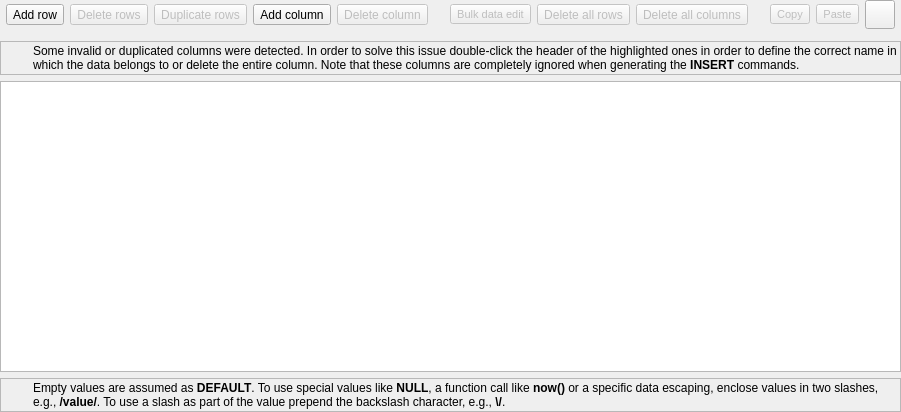
<?xml version="1.0" encoding="UTF-8"?>
<ui version="4.0">
 <class>TableDataWidget</class>
 <widget class="QWidget" name="TableDataWidget">
  <property name="geometry">
   <rect>
    <x>0</x>
    <y>0</y>
    <width>658</width>
    <height>412</height>
   </rect>
  </property>
  <property name="windowTitle">
   <string>Edit table data</string>
  </property>
  <layout class="QGridLayout" name="tabledata_grid">
   <property name="leftMargin">
    <number>0</number>
   </property>
   <property name="topMargin">
    <number>0</number>
   </property>
   <property name="rightMargin">
    <number>0</number>
   </property>
   <property name="bottomMargin">
    <number>0</number>
   </property>
   <item row="3" column="0" colspan="15">
    <widget class="QTableWidget" name="data_tbw">
     <property name="enabled">
      <bool>true</bool>
     </property>
     <property name="sizePolicy">
      <sizepolicy hsizetype="Expanding" vsizetype="Expanding">
       <horstretch>0</horstretch>
       <verstretch>0</verstretch>
      </sizepolicy>
     </property>
     <property name="sizeAdjustPolicy">
      <enum>QAbstractScrollArea::AdjustToContents</enum>
     </property>
     <property name="editTriggers">
      <set>QAbstractItemView::AnyKeyPressed|QAbstractItemView::DoubleClicked</set>
     </property>
     <property name="dragDropMode">
      <enum>QAbstractItemView::NoDragDrop</enum>
     </property>
     <property name="alternatingRowColors">
      <bool>true</bool>
     </property>
     <property name="selectionMode">
      <enum>QAbstractItemView::ExtendedSelection</enum>
     </property>
     <property name="selectionBehavior">
      <enum>QAbstractItemView::SelectItems</enum>
     </property>
     <property name="horizontalScrollMode">
      <enum>QAbstractItemView::ScrollPerPixel</enum>
     </property>
     <property name="sortingEnabled">
      <bool>false</bool>
     </property>
     <property name="rowCount">
      <number>0</number>
     </property>
     <property name="columnCount">
      <number>0</number>
     </property>
     <attribute name="horizontalHeaderCascadingSectionResizes">
      <bool>true</bool>
     </attribute>
     <attribute name="horizontalHeaderMinimumSectionSize">
      <number>25</number>
     </attribute>
     <attribute name="horizontalHeaderShowSortIndicator" stdset="0">
      <bool>false</bool>
     </attribute>
     <attribute name="horizontalHeaderStretchLastSection">
      <bool>true</bool>
     </attribute>
     <attribute name="verticalHeaderCascadingSectionResizes">
      <bool>false</bool>
     </attribute>
     <attribute name="verticalHeaderDefaultSectionSize">
      <number>25</number>
     </attribute>
     <attribute name="verticalHeaderMinimumSectionSize">
      <number>25</number>
     </attribute>
    </widget>
   </item>
   <item row="0" column="11">
    <widget class="QToolButton" name="copy_tb">
     <property name="enabled">
      <bool>false</bool>
     </property>
     <property name="minimumSize">
      <size>
       <width>0</width>
       <height>0</height>
      </size>
     </property>
     <property name="font">
      <font>
       <pointsize>8</pointsize>
      </font>
     </property>
     <property name="toolTip">
      <string>Copy items on the grid</string>
     </property>
     <property name="text">
      <string>Copy</string>
     </property>
     <property name="icon">
      <iconset resource="../res/resources.qrc">
       <normaloff>:/icons/icons/copy.png</normaloff>:/icons/icons/copy.png</iconset>
     </property>
     <property name="iconSize">
      <size>
       <width>22</width>
       <height>22</height>
      </size>
     </property>
     <property name="popupMode">
      <enum>QToolButton::InstantPopup</enum>
     </property>
     <property name="toolButtonStyle">
      <enum>Qt::ToolButtonIconOnly</enum>
     </property>
    </widget>
   </item>
   <item row="0" column="1">
    <widget class="QToolButton" name="add_row_tb">
     <property name="enabled">
      <bool>true</bool>
     </property>
     <property name="minimumSize">
      <size>
       <width>0</width>
       <height>0</height>
      </size>
     </property>
     <property name="toolTip">
      <string>Add empty rows</string>
     </property>
     <property name="text">
      <string>Add row</string>
     </property>
     <property name="icon">
      <iconset resource="../res/resources.qrc">
       <normaloff>:/icons/icons/addrow.png</normaloff>:/icons/icons/addrow.png</iconset>
     </property>
     <property name="iconSize">
      <size>
       <width>22</width>
       <height>22</height>
      </size>
     </property>
     <property name="shortcut">
      <string>Ins</string>
     </property>
     <property name="toolButtonStyle">
      <enum>Qt::ToolButtonIconOnly</enum>
     </property>
    </widget>
   </item>
   <item row="0" column="5">
    <widget class="QToolButton" name="del_cols_tb">
     <property name="enabled">
      <bool>false</bool>
     </property>
     <property name="minimumSize">
      <size>
       <width>0</width>
       <height>0</height>
      </size>
     </property>
     <property name="toolTip">
      <string>Delete the selected columns</string>
     </property>
     <property name="text">
      <string>Delete column</string>
     </property>
     <property name="icon">
      <iconset resource="../res/resources.qrc">
       <normaloff>:/icons/icons/delcol.png</normaloff>:/icons/icons/delcol.png</iconset>
     </property>
     <property name="iconSize">
      <size>
       <width>22</width>
       <height>22</height>
      </size>
     </property>
     <property name="shortcut">
      <string>Del</string>
     </property>
     <property name="toolButtonStyle">
      <enum>Qt::ToolButtonIconOnly</enum>
     </property>
    </widget>
   </item>
   <item row="0" column="12">
    <widget class="QToolButton" name="paste_tb">
     <property name="enabled">
      <bool>false</bool>
     </property>
     <property name="minimumSize">
      <size>
       <width>0</width>
       <height>0</height>
      </size>
     </property>
     <property name="font">
      <font>
       <pointsize>8</pointsize>
      </font>
     </property>
     <property name="toolTip">
      <string>Paste items on the grid</string>
     </property>
     <property name="text">
      <string>Paste</string>
     </property>
     <property name="icon">
      <iconset resource="../res/resources.qrc">
       <normaloff>:/icons/icons/paste.png</normaloff>:/icons/icons/paste.png</iconset>
     </property>
     <property name="iconSize">
      <size>
       <width>22</width>
       <height>22</height>
      </size>
     </property>
     <property name="shortcut">
      <string>Ctrl+V</string>
     </property>
     <property name="popupMode">
      <enum>QToolButton::InstantPopup</enum>
     </property>
     <property name="toolButtonStyle">
      <enum>Qt::ToolButtonIconOnly</enum>
     </property>
    </widget>
   </item>
   <item row="0" column="13">
    <widget class="QToolButton" name="csv_load_tb">
     <property name="enabled">
      <bool>true</bool>
     </property>
     <property name="minimumSize">
      <size>
       <width>0</width>
       <height>0</height>
      </size>
     </property>
     <property name="toolTip">
      <string>Fills the grid using a CSV file</string>
     </property>
     <property name="icon">
      <iconset resource="../res/resources.qrc">
       <normaloff>:/icons/icons/loadcsv.png</normaloff>:/icons/icons/loadcsv.png</iconset>
     </property>
     <property name="iconSize">
      <size>
       <width>22</width>
       <height>22</height>
      </size>
     </property>
     <property name="shortcut">
      <string/>
     </property>
     <property name="checkable">
      <bool>true</bool>
     </property>
     <property name="toolButtonStyle">
      <enum>Qt::ToolButtonIconOnly</enum>
     </property>
    </widget>
   </item>
   <item row="2" column="0" colspan="15">
    <widget class="QFrame" name="warn_frm">
     <property name="sizePolicy">
      <sizepolicy hsizetype="Preferred" vsizetype="Fixed">
       <horstretch>0</horstretch>
       <verstretch>0</verstretch>
      </sizepolicy>
     </property>
     <property name="minimumSize">
      <size>
       <width>0</width>
       <height>30</height>
      </size>
     </property>
     <property name="frameShape">
      <enum>QFrame::StyledPanel</enum>
     </property>
     <property name="frameShadow">
      <enum>QFrame::Raised</enum>
     </property>
     <layout class="QGridLayout" name="gridLayout_6">
      <property name="leftMargin">
       <number>2</number>
      </property>
      <property name="topMargin">
       <number>2</number>
      </property>
      <property name="rightMargin">
       <number>2</number>
      </property>
      <property name="bottomMargin">
       <number>2</number>
      </property>
      <item row="0" column="0">
       <widget class="QLabel" name="label_7">
        <property name="minimumSize">
         <size>
          <width>24</width>
          <height>24</height>
         </size>
        </property>
        <property name="maximumSize">
         <size>
          <width>24</width>
          <height>24</height>
         </size>
        </property>
        <property name="text">
         <string/>
        </property>
        <property name="textFormat">
         <enum>Qt::AutoText</enum>
        </property>
        <property name="pixmap">
         <pixmap resource="../res/resources.qrc">:/icons/icons/alert.png</pixmap>
        </property>
        <property name="scaledContents">
         <bool>true</bool>
        </property>
       </widget>
      </item>
      <item row="0" column="1">
       <widget class="QLabel" name="hint_lbl_2">
        <property name="sizePolicy">
         <sizepolicy hsizetype="Preferred" vsizetype="Preferred">
          <horstretch>0</horstretch>
          <verstretch>0</verstretch>
         </sizepolicy>
        </property>
        <property name="font">
         <font>
          <weight>50</weight>
          <bold>false</bold>
          <underline>false</underline>
          <strikeout>false</strikeout>
          <kerning>true</kerning>
         </font>
        </property>
        <property name="text">
         <string>&lt;html&gt;&lt;head/&gt;&lt;body&gt;&lt;p&gt;Some invalid or duplicated columns were detected. In order to solve this issue double-click the header of the highlighted ones in order to define the correct name in which the data belongs to or delete the entire column. Note that these columns are completely ignored when generating the &lt;span style=&quot; font-weight:600;&quot;&gt;INSERT&lt;/span&gt; commands.&lt;/p&gt;&lt;/body&gt;&lt;/html&gt;</string>
        </property>
        <property name="wordWrap">
         <bool>true</bool>
        </property>
       </widget>
      </item>
     </layout>
    </widget>
   </item>
   <item row="0" column="4">
    <widget class="QToolButton" name="add_col_tb">
     <property name="enabled">
      <bool>true</bool>
     </property>
     <property name="minimumSize">
      <size>
       <width>0</width>
       <height>0</height>
      </size>
     </property>
     <property name="toolTip">
      <string>Add an empty column</string>
     </property>
     <property name="text">
      <string>Add column</string>
     </property>
     <property name="icon">
      <iconset resource="../res/resources.qrc">
       <normaloff>:/icons/icons/addcol.png</normaloff>:/icons/icons/addcol.png</iconset>
     </property>
     <property name="iconSize">
      <size>
       <width>22</width>
       <height>22</height>
      </size>
     </property>
     <property name="popupMode">
      <enum>QToolButton::InstantPopup</enum>
     </property>
     <property name="toolButtonStyle">
      <enum>Qt::ToolButtonIconOnly</enum>
     </property>
    </widget>
   </item>
   <item row="0" column="3">
    <widget class="QToolButton" name="dup_rows_tb">
     <property name="enabled">
      <bool>false</bool>
     </property>
     <property name="minimumSize">
      <size>
       <width>0</width>
       <height>0</height>
      </size>
     </property>
     <property name="toolTip">
      <string>Duplicate the selected rows</string>
     </property>
     <property name="text">
      <string>Duplicate rows</string>
     </property>
     <property name="icon">
      <iconset resource="../res/resources.qrc">
       <normaloff>:/icons/icons/duprow.png</normaloff>:/icons/icons/duprow.png</iconset>
     </property>
     <property name="iconSize">
      <size>
       <width>22</width>
       <height>22</height>
      </size>
     </property>
     <property name="shortcut">
      <string>Ctrl+D</string>
     </property>
     <property name="toolButtonStyle">
      <enum>Qt::ToolButtonIconOnly</enum>
     </property>
    </widget>
   </item>
   <item row="0" column="14">
    <spacer name="horizontalSpacer_2">
     <property name="orientation">
      <enum>Qt::Horizontal</enum>
     </property>
     <property name="sizeHint" stdset="0">
      <size>
       <width>40</width>
       <height>20</height>
      </size>
     </property>
    </spacer>
   </item>
   <item row="0" column="7">
    <widget class="QToolButton" name="bulkedit_tb">
     <property name="enabled">
      <bool>false</bool>
     </property>
     <property name="minimumSize">
      <size>
       <width>0</width>
       <height>0</height>
      </size>
     </property>
     <property name="font">
      <font>
       <pointsize>8</pointsize>
      </font>
     </property>
     <property name="toolTip">
      <string>Change the values of all selected cells at once</string>
     </property>
     <property name="text">
      <string>Bulk data edit</string>
     </property>
     <property name="icon">
      <iconset resource="../res/resources.qrc">
       <normaloff>:/icons/icons/bulkedit.png</normaloff>:/icons/icons/bulkedit.png</iconset>
     </property>
     <property name="iconSize">
      <size>
       <width>22</width>
       <height>22</height>
      </size>
     </property>
     <property name="shortcut">
      <string>Ctrl+E</string>
     </property>
     <property name="toolButtonStyle">
      <enum>Qt::ToolButtonIconOnly</enum>
     </property>
    </widget>
   </item>
   <item row="0" column="0">
    <spacer name="horizontalSpacer">
     <property name="orientation">
      <enum>Qt::Horizontal</enum>
     </property>
     <property name="sizeHint" stdset="0">
      <size>
       <width>40</width>
       <height>20</height>
      </size>
     </property>
    </spacer>
   </item>
   <item row="0" column="10">
    <spacer name="horizontalSpacer_3">
     <property name="orientation">
      <enum>Qt::Horizontal</enum>
     </property>
     <property name="sizeType">
      <enum>QSizePolicy::Fixed</enum>
     </property>
     <property name="sizeHint" stdset="0">
      <size>
       <width>10</width>
       <height>20</height>
      </size>
     </property>
    </spacer>
   </item>
   <item row="1" column="0" colspan="15">
    <widget class="QWidget" name="csv_load_parent" native="true">
     <property name="minimumSize">
      <size>
       <width>0</width>
       <height>0</height>
      </size>
     </property>
    </widget>
   </item>
   <item row="0" column="9">
    <widget class="QToolButton" name="clear_cols_tb">
     <property name="enabled">
      <bool>false</bool>
     </property>
     <property name="minimumSize">
      <size>
       <width>0</width>
       <height>0</height>
      </size>
     </property>
     <property name="toolTip">
      <string>Remove all columns (and rows) from the grid</string>
     </property>
     <property name="text">
      <string>Delete all columns</string>
     </property>
     <property name="icon">
      <iconset resource="../res/resources.qrc">
       <normaloff>:/icons/icons/delcols.png</normaloff>:/icons/icons/delcols.png</iconset>
     </property>
     <property name="iconSize">
      <size>
       <width>22</width>
       <height>22</height>
      </size>
     </property>
     <property name="shortcut">
      <string>Ctrl+Shift+Del</string>
     </property>
     <property name="toolButtonStyle">
      <enum>Qt::ToolButtonIconOnly</enum>
     </property>
    </widget>
   </item>
   <item row="0" column="2">
    <widget class="QToolButton" name="del_rows_tb">
     <property name="enabled">
      <bool>false</bool>
     </property>
     <property name="minimumSize">
      <size>
       <width>0</width>
       <height>0</height>
      </size>
     </property>
     <property name="toolTip">
      <string>Delete the selected rows</string>
     </property>
     <property name="text">
      <string>Delete rows</string>
     </property>
     <property name="icon">
      <iconset resource="../res/resources.qrc">
       <normaloff>:/icons/icons/delrow.png</normaloff>:/icons/icons/delrow.png</iconset>
     </property>
     <property name="iconSize">
      <size>
       <width>22</width>
       <height>22</height>
      </size>
     </property>
     <property name="shortcut">
      <string>Del</string>
     </property>
     <property name="toolButtonStyle">
      <enum>Qt::ToolButtonIconOnly</enum>
     </property>
    </widget>
   </item>
   <item row="5" column="0" colspan="15">
    <widget class="QFrame" name="hint_frm">
     <property name="sizePolicy">
      <sizepolicy hsizetype="Preferred" vsizetype="Fixed">
       <horstretch>0</horstretch>
       <verstretch>0</verstretch>
      </sizepolicy>
     </property>
     <property name="minimumSize">
      <size>
       <width>0</width>
       <height>30</height>
      </size>
     </property>
     <property name="frameShape">
      <enum>QFrame::StyledPanel</enum>
     </property>
     <property name="frameShadow">
      <enum>QFrame::Raised</enum>
     </property>
     <layout class="QGridLayout" name="gridLayout_5">
      <property name="leftMargin">
       <number>2</number>
      </property>
      <property name="topMargin">
       <number>2</number>
      </property>
      <property name="rightMargin">
       <number>2</number>
      </property>
      <property name="bottomMargin">
       <number>2</number>
      </property>
      <item row="0" column="0">
       <widget class="QLabel" name="label_6">
        <property name="minimumSize">
         <size>
          <width>24</width>
          <height>24</height>
         </size>
        </property>
        <property name="maximumSize">
         <size>
          <width>24</width>
          <height>24</height>
         </size>
        </property>
        <property name="text">
         <string/>
        </property>
        <property name="textFormat">
         <enum>Qt::AutoText</enum>
        </property>
        <property name="pixmap">
         <pixmap resource="../res/resources.qrc">:/icons/icons/info.png</pixmap>
        </property>
        <property name="scaledContents">
         <bool>true</bool>
        </property>
       </widget>
      </item>
      <item row="0" column="1">
       <widget class="QLabel" name="hint_lbl">
        <property name="sizePolicy">
         <sizepolicy hsizetype="Preferred" vsizetype="Preferred">
          <horstretch>0</horstretch>
          <verstretch>0</verstretch>
         </sizepolicy>
        </property>
        <property name="font">
         <font>
          <weight>50</weight>
          <bold>false</bold>
          <underline>false</underline>
          <strikeout>false</strikeout>
          <kerning>true</kerning>
         </font>
        </property>
        <property name="text">
         <string>&lt;html&gt;&lt;head/&gt;&lt;body&gt;&lt;p&gt;Empty values are assumed as &lt;span style=&quot; font-weight:600;&quot;&gt;DEFAULT&lt;/span&gt;. To use special values like &lt;span style=&quot; font-weight:600;&quot;&gt;NULL&lt;/span&gt;, a function call like &lt;span style=&quot; font-weight:600;&quot;&gt;now()&lt;/span&gt; or a specific data escaping, enclose values in two slashes, e.g., &lt;span style=&quot; font-weight:600;&quot;&gt;/value/&lt;/span&gt;. To use a slash as part of the value prepend the backslash character, e.g., &lt;span style=&quot; font-weight:600;&quot;&gt;\/&lt;/span&gt;.&lt;/p&gt;&lt;/body&gt;&lt;/html&gt;</string>
        </property>
        <property name="wordWrap">
         <bool>true</bool>
        </property>
       </widget>
      </item>
     </layout>
    </widget>
   </item>
   <item row="0" column="8">
    <widget class="QToolButton" name="clear_rows_tb">
     <property name="enabled">
      <bool>false</bool>
     </property>
     <property name="minimumSize">
      <size>
       <width>0</width>
       <height>0</height>
      </size>
     </property>
     <property name="toolTip">
      <string>Remove all rows from the grid preserving columns</string>
     </property>
     <property name="text">
      <string>Delete all rows</string>
     </property>
     <property name="icon">
      <iconset resource="../res/resources.qrc">
       <normaloff>:/icons/icons/delrows.png</normaloff>:/icons/icons/delrows.png</iconset>
     </property>
     <property name="iconSize">
      <size>
       <width>22</width>
       <height>22</height>
      </size>
     </property>
     <property name="shortcut">
      <string>Shift+Del</string>
     </property>
     <property name="toolButtonStyle">
      <enum>Qt::ToolButtonIconOnly</enum>
     </property>
    </widget>
   </item>
   <item row="0" column="6">
    <spacer name="horizontalSpacer_4">
     <property name="orientation">
      <enum>Qt::Horizontal</enum>
     </property>
     <property name="sizeType">
      <enum>QSizePolicy::Fixed</enum>
     </property>
     <property name="sizeHint" stdset="0">
      <size>
       <width>10</width>
       <height>20</height>
      </size>
     </property>
    </spacer>
   </item>
  </layout>
  <zorder>clear_rows_tb</zorder>
  <zorder>hint_frm</zorder>
  <zorder>data_tbw</zorder>
  <zorder>del_cols_tb</zorder>
  <zorder>add_col_tb</zorder>
  <zorder>dup_rows_tb</zorder>
  <zorder>add_row_tb</zorder>
  <zorder>del_rows_tb</zorder>
  <zorder>clear_cols_tb</zorder>
  <zorder>csv_load_tb</zorder>
  <zorder>csv_load_parent</zorder>
  <zorder>warn_frm</zorder>
  <zorder>bulkedit_tb</zorder>
  <zorder>copy_tb</zorder>
  <zorder>paste_tb</zorder>
 </widget>
 <resources>
  <include location="../res/resources.qrc"/>
 </resources>
 <connections/>
</ui>
